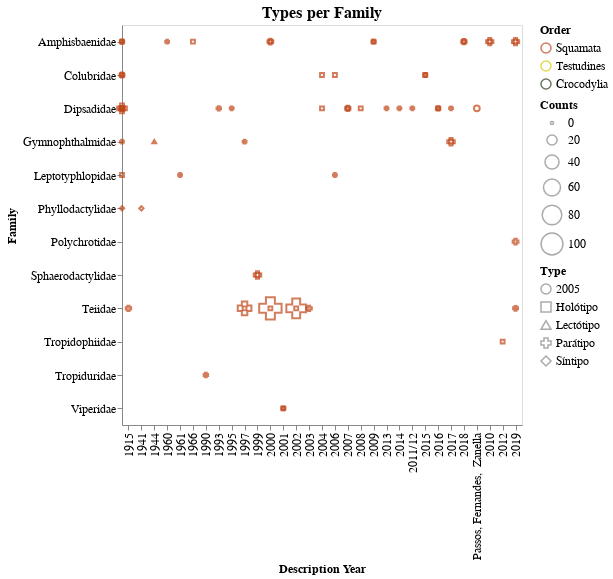

Notebook cell for this chart:
### Code cell
tipo = alt.Chart(temp, height=400, width=400, title='Types per Family').mark_point(filled=False).encode(
    x = alt.X('ano_descricao:O', title='Description Year'),
    y = alt.Y('familia:N', title= 'Family'),  # AJUSTAR DEPOIS! 
#               sort= family_order),
    color= alt.Color('ordem:N', title='Order',
                    scale= alt.Scale(domain=list(cores_ordem.keys()), range=list(cores_ordem.values()))), 
    size= alt.Size('counts', title='Counts', scale=alt.Scale(range=[10,500])),
    order= alt.Order('counts', sort='descending'),  # smaller points in front
    shape= alt.Shape('type_status:N', title='Type'), 
#                     scale= alt.Scale(domain=['Holotype', 'Neotype','Paratype'],
#                                      range=['triangle', 'square', 'circle'])),
#     opacity= alt.Opacity('type:N', scale= alt.Scale(domain=['Holotype', 'Neotype','Paratype'],
#                                                      range=[1, 0.5, 1])),
    tooltip= [alt.Tooltip('type_status', title='type'),
              alt.Tooltip('ano_descricao', title='description year'),
              alt.Tooltip('counts', title='counts')]
)

tipo = tipo.configure_title(fontSize=16).configure_axis(
    labelFontSize=12,
    titleFontSize=12
).configure_legend(
    labelFontSize=12,
    titleFontSize=12
)

tipo.save('./graphs/tipo/tipos_por_familia-colorido-ORDEM.html')

tipo

### Figure 1 — Vega-Lite specification as saved in the notebook (floating-point values rounded to 4 significant figures)
{"config": {"view": {"continuousWidth": 400, "continuousHeight": 300}, "axis": {"labelFontSize": 12, "titleFontSize": 12}, "legend": {"labelFontSize": 12, "titleFontSize": 12}, "title": {"fontSize": 16}}, "data": {"name": "data-97f79ab5ce63905b54a5c12147fb1ef2"}, "mark": {"type": "point", "filled": false}, "encoding": {"color": {"type": "nominal", "field": "ordem", "scale": {"domain": ["Squamata", "Testudines", "Crocodylia"], "range": ["#BF4417", "#D9CB0B", "#284021"]}, "title": "Order"}, "order": {"type": "quantitative", "field": "counts", "sort": "descending"}, "shape": {"type": "nominal", "field": "type_status", "title": "Type"}, "size": {"type": "quantitative", "field": "counts", "scale": {"range": [10, 500]}, "title": "Counts"}, "tooltip": [{"type": "nominal", "field": "type_status", "title": "type"}, {"type": "nominal", "field": "ano_descricao", "title": "description year"}, {"type": "quantitative", "field": "counts", "title": "counts"}], "x": {"type": "ordinal", "field": "ano_descricao", "title": "Description Year"}, "y": {"type": "nominal", "field": "familia", "title": "Family"}}, "height": 400, "title": "Types per Family", "width": 400, "$schema": "https://vega.github.io/schema/vega-lite/v4.8.1.json", "datasets": {"data-97f79ab5ce63905b54a5c12147fb1ef2": [{"type_status": "2005", "ano_descricao": "Passos, Fernandes,  Zanella", "familia": "Dipsadidae", "ordem": "Squamata", "counts": 5}, {"type_status": "Holótipo", "ano_descricao": 2010.0, "familia": "Amphisbaenidae", "ordem": "Squamata", "counts": 1}, {"type_status": "Holótipo", "ano_descricao": 2012.0, "familia": "Tropidophiidae", "ordem": "Squamata", "counts": 1}, {"type_status": "Holótipo", "ano_descricao": 2019.0, "familia": "Amphisbaenidae", "ordem": "Squamata", "counts": 1}, {"type_status": "Holótipo", "ano_descricao": "1966", "familia": "Amphisbaenidae", "ordem": "Squamata", "counts": 1}, {"type_status": "Holótipo", "ano_descricao": "1997", "familia": "Teiidae", "ordem": "Squamata", "counts": 1}, {"type_status": "Holótipo", "ano_descricao": "1999", "familia": "Sphaerodactylidae", "ordem": "Squamata", "counts": 1}, {"type_status": "Holótipo", "ano_descricao": "2000", "familia": "Amphisbaenidae", "ordem": "Squamata", "counts": 1}, {"type_status": "Holótipo", "ano_descricao": "2000", "familia": "Teiidae", "ordem": "Squamata", "counts": 1}, {"type_status": "Holótipo", "ano_descricao": "2001", "familia": "Viperidae", "ordem": "Squamata", "counts": 1}, {"type_status": "Holótipo", "ano_descricao": "2002", "familia": "Teiidae", "ordem": "Squamata", "counts": 1}, {"type_status": "Holótipo", "ano_descricao": "2004", "familia": "Colubridae", "ordem": "Squamata", "counts": 1}, {"type_status": "Holótipo", "ano_descricao": "2004", "familia": "Dipsadidae", "ordem": "Squamata", "counts": 1}, {"type_status": "Holótipo", "ano_descricao": "2006", "familia": "Colubridae", "ordem": "Squamata", "counts": 1}, {"type_status": "Holótipo", "ano_descricao": "2007", "familia": "Dipsadidae", "ordem": "Squamata", "counts": 1}, {"type_status": "Holótipo", "ano_descricao": "2008", "familia": "Dipsadidae", "ordem": "Squamata", "counts": 1}, {"type_status": "Holótipo", "ano_descricao": "2009", "familia": "Amphisbaenidae", "ordem": "Squamata", "counts": 1}, {"type_status": "Holótipo", "ano_descricao": "2010", "familia": "Amphisbaenidae", "ordem": "Squamata", "counts": 1}, {"type_status": "Holótipo", "ano_descricao": "2010", "familia": "Colubridae", "ordem": "Squamata", "counts": 1}, {"type_status": "Holótipo", "ano_descricao": "2010", "familia": "Dipsadidae", "ordem": "Squamata", "counts": 3}, {"type_status": "Holótipo", "ano_descricao": "2012", "familia": "Leptotyphlopidae", "ordem": "Squamata", "counts": 1}, {"type_status": "Holótipo", "ano_descricao": "2015", "familia": "Colubridae", "ordem": "Squamata", "counts": 1}, {"type_status": "Holótipo", "ano_descricao": "2016", "familia": "Dipsadidae", "ordem": "Squamata", "counts": 1}, {"type_status": "Holótipo", "ano_descricao": "2017", "familia": "Gymnophthalmidae", "ordem": "Squamata", "counts": 1}, {"type_status": "Holótipo", "ano_descricao": "2018", "familia": "Amphisbaenidae", "ordem": "Squamata", "counts": 1}, {"type_status": "Holótipo", "ano_descricao": "2019", "familia": "Dipsadidae", "ordem": "Squamata", "counts": 1}, {"type_status": "Lectótipo", "ano_descricao": "1944", "familia": "Gymnophthalmidae", "ordem": "Squamata", "counts": 1}, {"type_status": "Parátipo", "ano_descricao": 2010.0, "familia": "Amphisbaenidae", "ordem": "Squamata", "counts": 9}, {"type_status": "Parátipo", "ano_descricao": 2013.0, "familia": "Dipsadidae", "ordem": "Squamata", "counts": 1}, {"type_status": "Parátipo", "ano_descricao": 2014.0, "familia": "Dipsadidae", "ordem": "Squamata", "counts": 1}, {"type_status": "Parátipo", "ano_descricao": 2016.0, "familia": "Dipsadidae", "ordem": "Squamata", "counts": 3}, {"type_status": "Parátipo", "ano_descricao": 2016.0, "familia": "Gymnophthalmidae", "ordem": "Squamata", "counts": 1}, {"type_status": "Parátipo", "ano_descricao": 2019.0, "familia": "Amphisbaenidae", "ordem": "Squamata", "counts": 9}, {"type_status": "Parátipo", "ano_descricao": 2019.0, "familia": "Polychrotidae", "ordem": "Squamata", "counts": 5}, {"type_status": "Parátipo", "ano_descricao": 2019.0, "familia": "Teiidae", "ordem": "Squamata", "counts": 3}, {"type_status": "Parátipo", "ano_descricao": "1915", "familia": "Teiidae", "ordem": "Squamata", "counts": 4}, {"type_status": "Parátipo", "ano_descricao": "1960", "familia": "Amphisbaenidae", "ordem": "Squamata", "counts": 1}, {"type_status": "Parátipo", "ano_descricao": "1961", "familia": "Leptotyphlopidae", "ordem": "Squamata", "counts": 1}, {"type_status": "Parátipo", "ano_descricao": "1990", "familia": "Tropiduridae", "ordem": "Squamata", "counts": 2}, {"type_status": "Parátipo", "ano_descricao": "1993", "familia": "Dipsadidae", "ordem": "Squamata", "counts": 2}, {"type_status": "Parátipo", "ano_descricao": "1995", "familia": "Dipsadidae", "ordem": "Squamata", "counts": 1}, {"type_status": "Parátipo", "ano_descricao": "1997", "familia": "Gymnophthalmidae", "ordem": "Squamata", "counts": 1}, {"type_status": "Parátipo", "ano_descricao": "1997", "familia": "Teiidae", "ordem": "Squamata", "counts": 38}, {"type_status": "Parátipo", "ano_descricao": "1999", "familia": "Sphaerodactylidae", "ordem": "Squamata", "counts": 10}, {"type_status": "Parátipo", "ano_descricao": "2000", "familia": "Amphisbaenidae", "ordem": "Squamata", "counts": 5}, {"type_status": "Parátipo", "ano_descricao": "2000", "familia": "Teiidae", "ordem": "Squamata", "counts": 105}, {"type_status": "Parátipo", "ano_descricao": "2001", "familia": "Viperidae", "ordem": "Squamata", "counts": 1}, {"type_status": "Parátipo", "ano_descricao": "2002", "familia": "Teiidae", "ordem": "Squamata", "counts": 81}, {"type_status": "Parátipo", "ano_descricao": "2003", "familia": "Teiidae", "ordem": "Squamata", "counts": 4}, {"type_status": "Parátipo", "ano_descricao": "2006", "familia": "Leptotyphlopidae", "ordem": "Squamata", "counts": 1}, {"type_status": "Parátipo", "ano_descricao": "2007", "familia": "Dipsadidae", "ordem": "Squamata", "counts": 4}, {"type_status": "Parátipo", "ano_descricao": "2009", "familia": "Amphisbaenidae", "ordem": "Squamata", "counts": 1}, {"type_status": "Parátipo", "ano_descricao": "2010", "familia": "Amphisbaenidae", "ordem": "Squamata", "counts": 2}, {"type_status": "Parátipo", "ano_descricao": "2010", "familia": "Colubridae", "ordem": "Squamata", "counts": 3}, {"type_status": "Parátipo", "ano_descricao": "2010", "familia": "Dipsadidae", "ordem": "Squamata", "counts": 2}, {"type_status": "Parátipo", "ano_descricao": "2011/12", "familia": "Dipsadidae", "ordem": "Squamata", "counts": 1}, {"type_status": "Parátipo", "ano_descricao": "2015", "familia": "Colubridae", "ordem": "Squamata", "counts": 1}, {"type_status": "Parátipo", "ano_descricao": "2016", "familia": "Dipsadidae", "ordem": "Squamata", "counts": 2}, {"type_status": "Parátipo", "ano_descricao": "2017", "familia": "Dipsadidae", "ordem": "Squamata", "counts": 1}, {"type_status": "Parátipo", "ano_descricao": "2017", "familia": "Gymnophthalmidae", "ordem": "Squamata", "counts": 10}, {"type_status": "Parátipo", "ano_descricao": "2018", "familia": "Amphisbaenidae", "ordem": "Squamata", "counts": 4}, {"type_status": "Parátipo", "ano_descricao": "2019", "familia": "Dipsadidae", "ordem": "Squamata", "counts": 18}, {"type_status": "Síntipo", "ano_descricao": 1941.0, "familia": "Phyllodactylidae", "ordem": "Squamata", "counts": 2}, {"type_status": "Síntipo", "ano_descricao": "1941", "familia": "Phyllodactylidae", "ordem": "Squamata", "counts": 2}]}}
